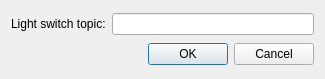
<?xml version="1.0" encoding="UTF-8"?>
<ui version="4.0">
 <class>LightSwitchWidgetSettings</class>
 <widget class="QDialog" name="LightSwitchWidgetSettings">
  <property name="geometry">
   <rect>
    <x>0</x>
    <y>0</y>
    <width>325</width>
    <height>79</height>
   </rect>
  </property>
  <property name="windowTitle">
   <string>Add Light Switch Widget</string>
  </property>
  <layout class="QGridLayout" name="gridLayout">
   <item row="1" column="0">
    <widget class="QDialogButtonBox" name="buttonBox">
     <property name="orientation">
      <enum>Qt::Horizontal</enum>
     </property>
     <property name="standardButtons">
      <set>QDialogButtonBox::Cancel|QDialogButtonBox::Ok</set>
     </property>
    </widget>
   </item>
   <item row="0" column="0">
    <layout class="QHBoxLayout" name="horizontalLayout">
     <item>
      <widget class="QLabel" name="label">
       <property name="text">
        <string>Light switch topic:</string>
       </property>
      </widget>
     </item>
     <item>
      <widget class="QLineEdit" name="topic"/>
     </item>
    </layout>
   </item>
  </layout>
 </widget>
 <resources/>
 <connections>
  <connection>
   <sender>buttonBox</sender>
   <signal>accepted()</signal>
   <receiver>LightSwitchWidgetSettings</receiver>
   <slot>accept()</slot>
   <hints>
    <hint type="sourcelabel">
     <x>248</x>
     <y>254</y>
    </hint>
    <hint type="destinationlabel">
     <x>157</x>
     <y>274</y>
    </hint>
   </hints>
  </connection>
  <connection>
   <sender>buttonBox</sender>
   <signal>rejected()</signal>
   <receiver>LightSwitchWidgetSettings</receiver>
   <slot>reject()</slot>
   <hints>
    <hint type="sourcelabel">
     <x>316</x>
     <y>260</y>
    </hint>
    <hint type="destinationlabel">
     <x>286</x>
     <y>274</y>
    </hint>
   </hints>
  </connection>
 </connections>
</ui>
